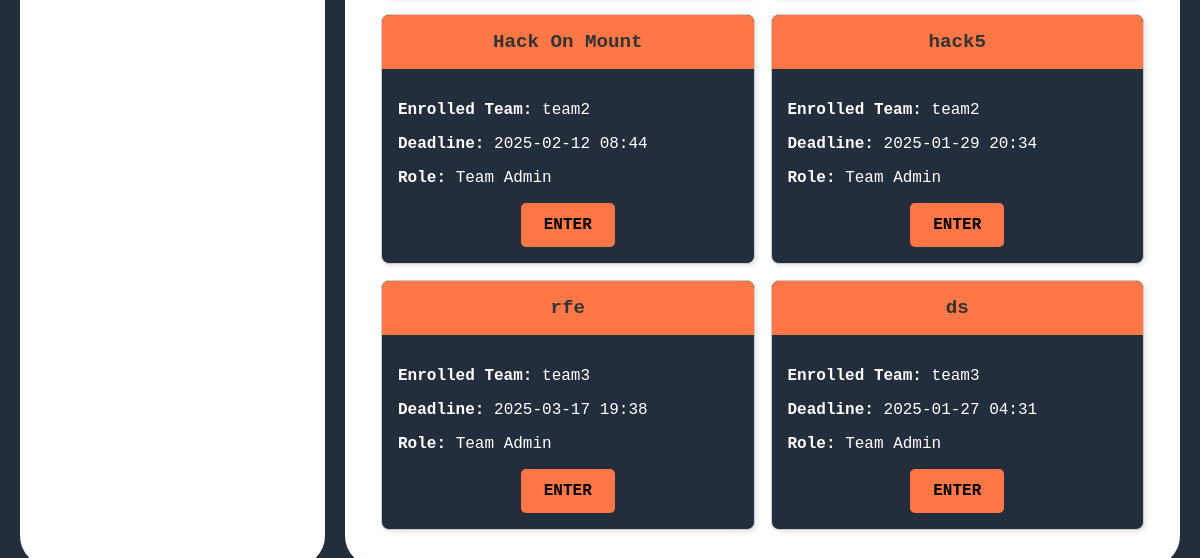
Page /competitor/enrolled_hackathons/ (signed in, lower part) on the earlier database version.
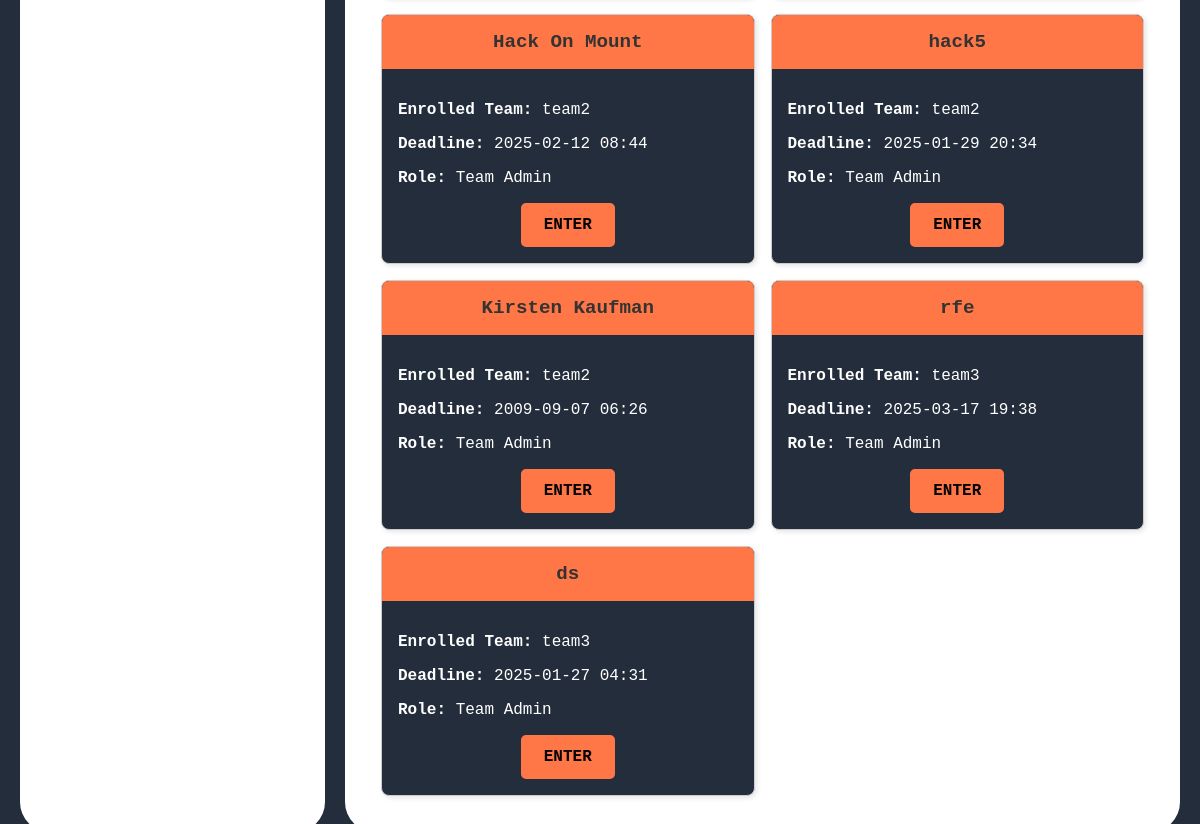
Same page on the later database version.
### host/models.py (models this page shows, shortened)
class TeamEnrollment(models.Model):
    event = models.ForeignKey('GroupEvent', on_delete=models.CASCADE, related_name='enrollments')
    team = models.ForeignKey('competitor.Team', on_delete=models.CASCADE, related_name='enrolled_events')
    enrolled_at = models.DateTimeField(auto_now_add=True)

class GroupEvent(models.Model):
    hackathon_name = models.CharField(max_length=200)
    organization = models.CharField(max_length=200)
    theme = models.CharField(max_length=200)
    frameworks = models.CharField(max_length=300)
    max_team_size = models.IntegerField()
    last_submission_datetime = models.DateTimeField()
    evaluation_criteria = models.TextField()
    created_by = models.ForeignKey(settings.AUTH_USER_MODEL, on_delete=models.CASCADE, related_name="group_events")
    entry_fee = models.DecimalField(max_digits=10, decimal_places=2, default=0.00)

### competitor/models.py (models this page shows, shortened)
class Team(models.Model):
    name = models.CharField(max_length=255, unique=True)
    team_admin = models.ForeignKey(
        User,
        on_delete=models.CASCADE,
        related_name='admin_teams'
    )  # The user who created the team (must be a competitor)
    members = models.ManyToManyField(
        User,
        related_name='team_members',
        blank=True
    )
    created_at = models.DateTimeField(auto_now_add=True)  # Timestamp of creation

### competitor/views.py (the view)
# urls.py: path('enrolled_hackathons/', views.enrolled_hackathons, name='enrolled_hackathons'),
def enrolled_hackathons(request):
    user_teams = Team.objects.filter(members=request.user) | Team.objects.filter(team_admin=request.user)
    enrolled_events = TeamEnrollment.objects.filter(team__in=user_teams).select_related('event')
    return render(request, 'competitor/enrolled_hackathons.html', {'enrolled_events': enrolled_events})

### templates/competitor/enrolled_hackathons.html (shortened to what this page needs)
{% extends "competitor/competitor_dashboard.html" %}
{% block right_div %}
{% if enrolled_events %}
    <div class="cards-container" style="display: grid; grid-template-columns: repeat(2, 1fr); gap: 16px;">
        {% for enrollment in enrolled_events %}
            <div class="card">
                <div class="hackathon_name">
                    {{ enrollment.event.hackathon_name }}
                </div>
                <div style="padding: 16px;">
                    <p><strong>Enrolled Team:</strong> {{ enrollment.team.name }}</p>
                    <p><strong>Deadline:</strong> {{ enrollment.event.last_submission_datetime|date:"Y-m-d H:i" }}</p>
                    <p><strong>Role:</strong>
                        {% if enrollment.team.team_admin == request.user %}
                            Team Admin
                        {% else %}
                            Team Member
                        {% endif %}
                    </p>
                    <div style="text-align: center; margin-top: 16px;">
                        <a href="{% url 'competitor:event_details' enrollment.event.id enrollment.team.id %}" class="btn-like">
                            ENTER
                        </a>
                    </div>
                </div>
            </div>
        {% endfor %}
    </div>
{% else %}
    <p style="text-align: center; margin-top: 16px;">You are not enrolled in any hackathons yet.</p>
{% endif %}
{% endblock right_div %}

Differences in the rows shown:
added TeamEnrollment: event.hackathon_name "Kirsten Kaufman", team.name "team2", event.last_submission_datetime "2009-09-07 06:26", shows "Team Admin"
